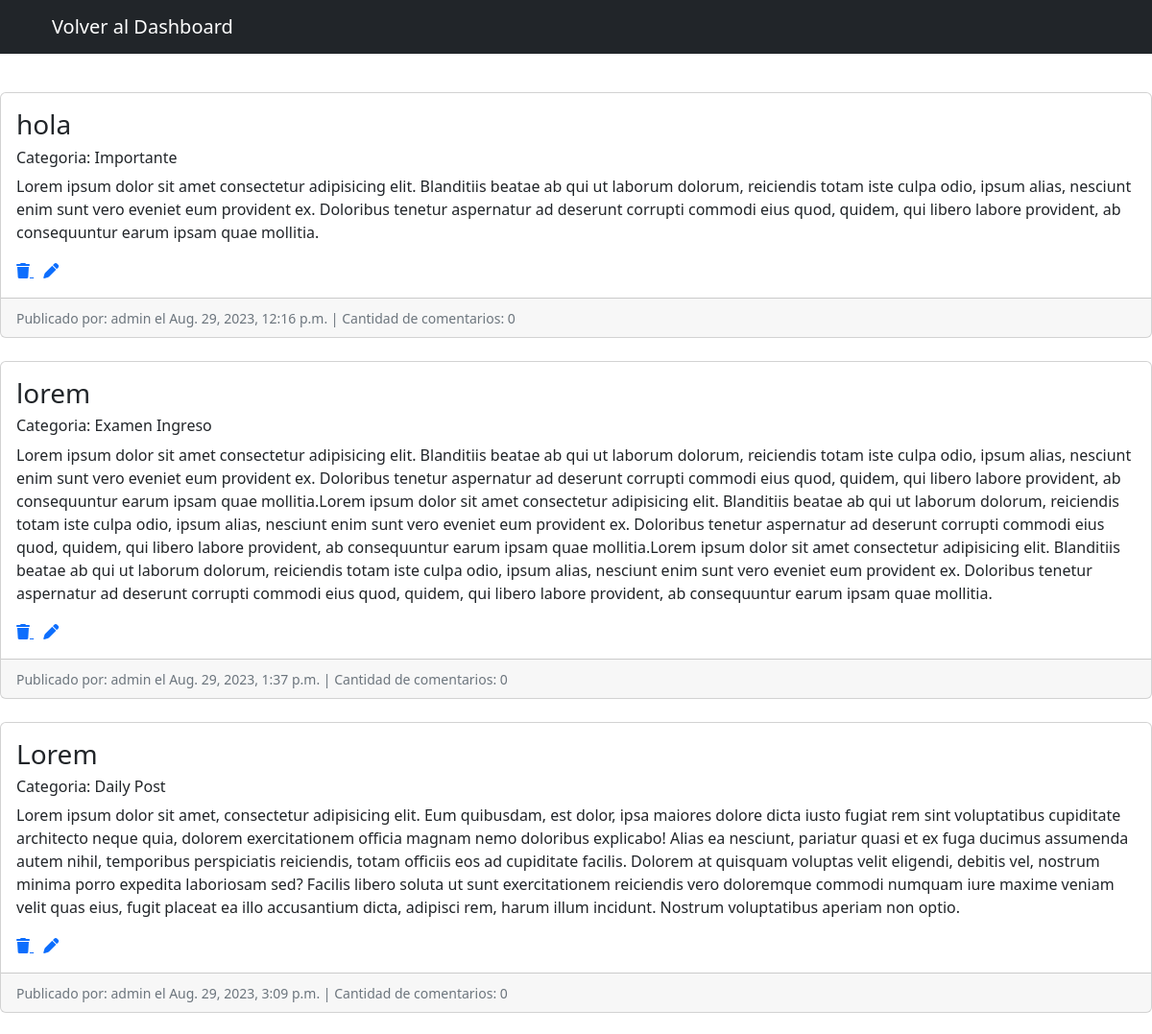
Page /myPosts/ (signed in, upper part) on the earlier database version.
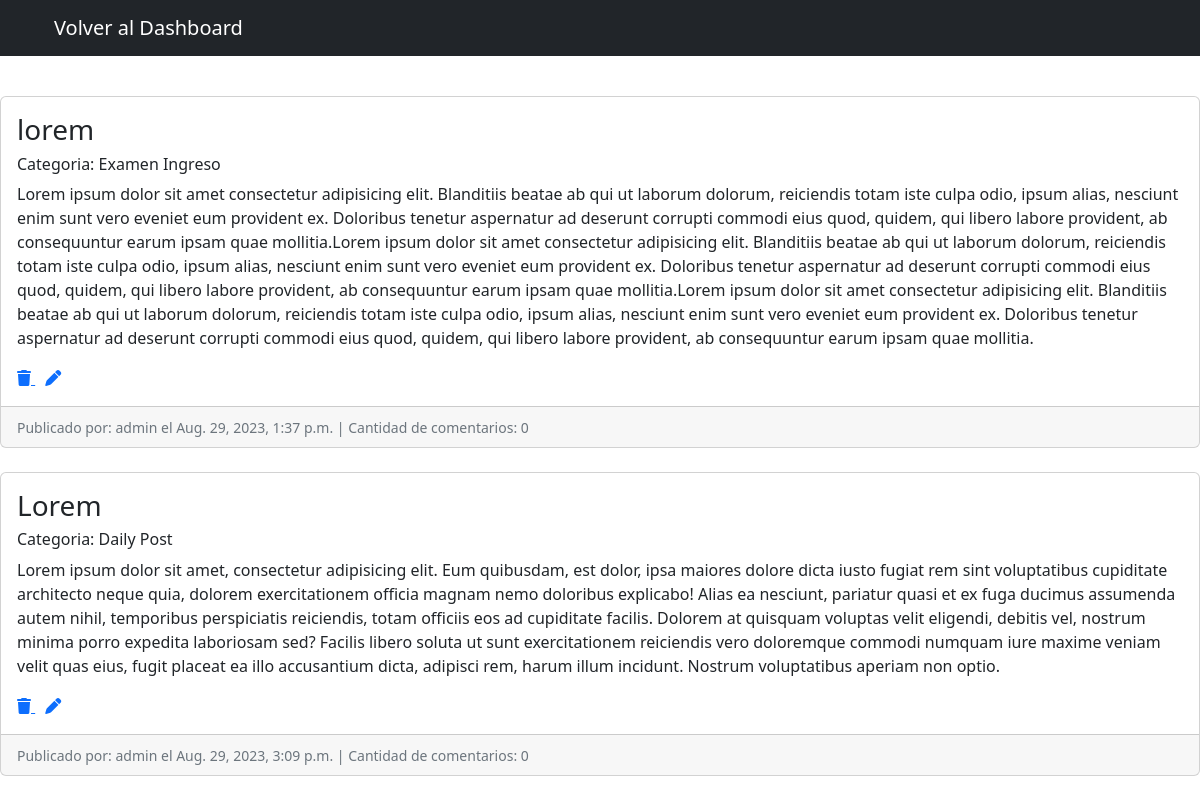
Same page on the later database version.
### Blog/models.py (models this page shows, shortened)
class Post(models.Model):
    author = models.ForeignKey(User, on_delete=models.CASCADE)
    title = models.CharField(max_length=200)
    content = models.TextField()
    date_pub = models.DateTimeField(default=now)
    category = models.ForeignKey(Category, on_delete=models.SET_NULL, null=True)

class Category(models.Model):
    name = models.CharField(max_length=50)
    def __str__(self):
        return self.name

### Blog/views.py (the view)
# urls.py: path('myPosts/', my_posts, name='myPosts'),
@login_required
def my_posts(request):
    posts = Post.objects.filter(author=request.user)
    return render(request, 'myPosts.html', {'posts': posts})

### Blog/templates/myPosts.html (shortened to what this page needs)
{% extends 'dashboard.html' %}
{% load static %}
{% block navbar %}
<nav class="navbar navbar-expand-lg navbar-dark bg-dark fixed-top" id="mainNav">
  <div class="container px-4">
    <a class="navbar-brand" href="{% url 'dashboard' %}">Volver al Dashboard</a>
  </div>
</nav>
{% endblock navbar %}
{% block content %}
{% for post in posts %}
<div class="card my-4">
  <div class="card-body">
    <h3 class="card-title">{{ post.title }}</h3>
    <h6 class="card-title">Categoria: {{ post.category }}</h6>
    <p class="card-text">{{ post.content }}</p>
    <a href="{% url 'deletePost' post.id %}" style="margin-right: 10px">
      <i class="fa-solid fa-trash"></i>
    </a>
    <a href="{% url 'editPost' post.id %}">
      <i id="pen" class="fa-solid fa-pen"></i>
    </a>
  </div>
  <div class="card-footer">
    <small class="text-muted"
      >Publicado por: {{ post.author }} el {{ post.date_pub }} | Cantidad de
      comentarios: {{post.comments.all|length}}
    </small>
  </div>
</div>
{%empty%}
<div class="card my-4">
  <div class="card-body text-center">
    <h3 class="card-title">No haz echo Posteos</h3>
  </div>
</div>
{% endfor %} {% endblock content %}

Differences in the rows shown:
removed Post: title "hola", category "Importante", content "Lorem ipsum dolor sit amet consectetur adipisicing elit. Blanditiis beatae ab qui ut laborum dolorum, reiciendis totam iste culpa odio, ipsum alias, nesciunt enim sunt vero eveniet eum provident ex. Doloribus tenetur aspernatur ad deserunt corrupti commodi eius quod, quidem, qui libero labore provident, ab consequuntur earum ipsam quae mollitia.", author "admin", date_pub "Aug. 29, 2023, 12:16 p.m.", comments.all|length "0"
